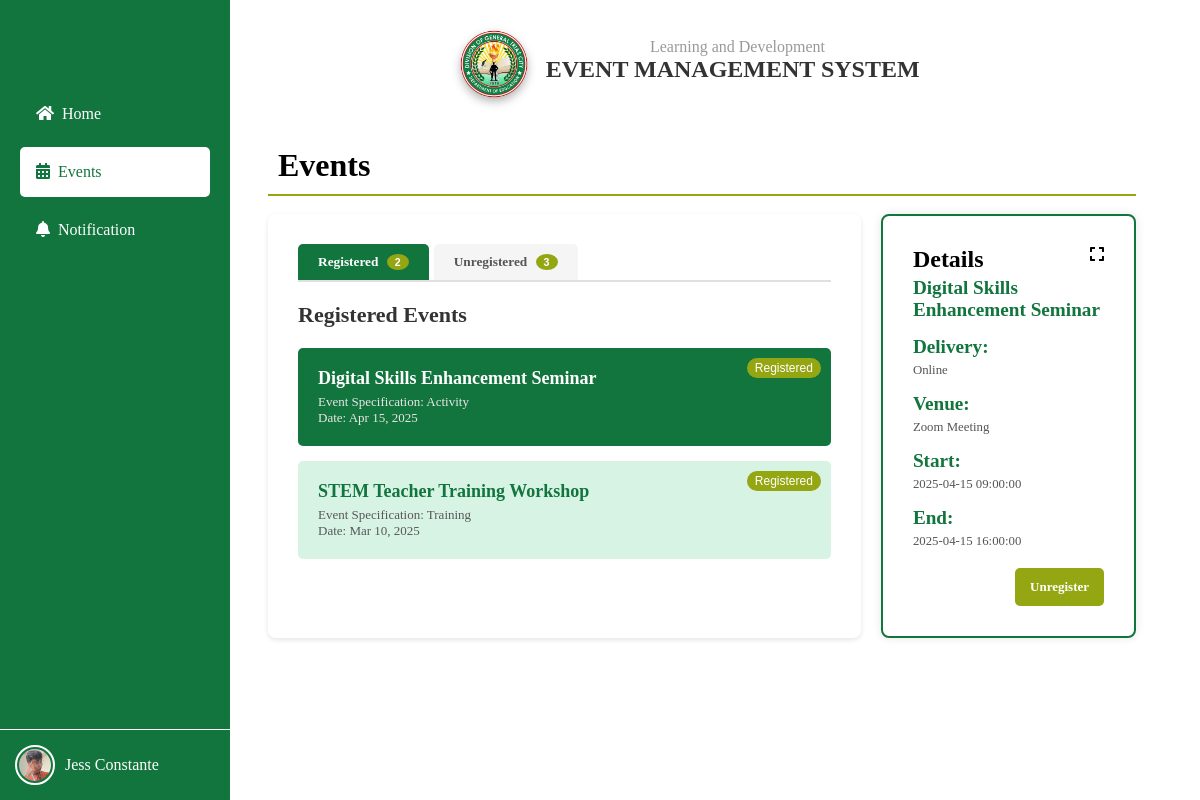
The page /try.php?event_id=2&tab=registered on the database its author committed.
### tables this page shows
CREATE TABLE `events` (
  `id` int(11) NOT NULL,
  `title` varchar(255) NOT NULL,
  `event_specification` enum('Training','Activity') NOT NULL,
  `delivery` enum('F2F','Online','Hybrid/Blended') NOT NULL,
  `venue` varchar(255) NOT NULL,
  `start_datetime` datetime NOT NULL,
  `end_datetime` datetime NOT NULL,
  `organizer_name` varchar(255) NOT NULL,
  `created_at` timestamp NOT NULL DEFAULT current_timestamp(),
  `updated_at` timestamp NOT NULL DEFAULT current_timestamp() ON UPDATE current_timestamp(),
  `archived` tinyint(1) NOT NULL DEFAULT 0
);

### try.php (the view, shortened to what this page needs)
<?php
require_once 'config.php';
$current_user_id = 8;
$selected_event_id = isset($_GET['event_id']) ? intval($_GET['event_id']) : null;
$active_tab = isset($_GET['tab']) ? $_GET['tab'] : 'unregistered';
$sql = "SELECT e.id, e.title, e.start_datetime, e.end_datetime, e.venue, e.event_specification, e.delivery, e.organizer_name,
               (SELECT COUNT(*) FROM registered_users ru WHERE ru.event_id = e.id AND ru.user_id = ?) AS is_registered
        FROM events e
        GROUP BY e.id
        ORDER BY start_datetime DESC";
$stmt = $conn->prepare($sql);
$stmt->bind_param("i", $current_user_id);
$stmt->execute();
$result = $stmt->get_result();
$registered_events = [];
$unregistered_events = [];
while ($row = $result->fetch_assoc()) {
    if ($row['is_registered'] > 0) {
        $registered_events[] = $row;
    } else {
        $unregistered_events[] = $row;
    }
}
$selected_event = null;
$is_registered = false;
if ($selected_event_id) {
    $detail_sql = "SELECT e.*,
                  (SELECT COUNT(*) FROM registered_users ru WHERE ru.event_id = e.id AND ru.user_id = ?) AS is_registered
                  FROM events e WHERE e.id = ?";
    $stmt = $conn->prepare($detail_sql);
    $stmt->bind_param("ii", $current_user_id, $selected_event_id);
    $stmt->execute();
    $detail_result = $stmt->get_result();
    if ($detail_result && $detail_result->num_rows > 0) {
        $selected_event = $detail_result->fetch_assoc();
        $is_registered = ($selected_event['is_registered'] > 0);
        $active_tab = $is_registered ? 'registered' : 'unregistered';
    }
}
?>
<!DOCTYPE html>
<html>
<head>
    <link href="https://cdnjs.cloudflare.com/ajax/libs/font-awesome/5.15.3/css/all.min.css" rel="stylesheet">
</head>
<body>
<div class="sidebar">
        <div class="sidebar-content">
            <a href="user-dashboard.php" class="menu-item">
                <span class="menu-icon"><i class="fas fa-home mr-3"></i></span>
                <span class="menu-text">Home</span>
            </a>
            <a href="user-events.php" class="menu-item active">
                <span class="menu-icon"><i class="fas fa-calendar-alt mr-3"></i></span>
                <span class="menu-text">Events</span>
            </a>
            <a href="user-notif.php" class="menu-item">
                <span class="menu-icon"><i class="fas fa-bell mr-3"></i></span>
                <span class="menu-text">Notification</span>
            </a>
        </div>
        <div class="user-profile">
            <div class="user-avatar"><img src="styles/photos/jess.jpg"></div>
            <div class="username">Jess Constante</div>
        </div>
    </div>
    <div class="content">
        <div class="content-header">
            <img src="styles/photos/DO-LOGO.png" width="70px" height="70px">
            <p>Learning and Development</p>
            <h1>EVENT MANAGEMENT SYSTEM</h1>
        </div><br><br><br>
        <div class="content-body">
            <h1>Events</h1>
            <hr><br>
            <div class="content-area">
                <div class="events-section <?php echo $selected_event ? 'shrink' : ''; ?>">
                    <div class="tabs">
                        <button class="tab <?php echo $active_tab == 'registered' ? 'active' : ''; ?>" onclick="switchTab('registered')">
                            Registered <span class="badge"><?php echo count($registered_events); ?></span>
                        </button>
                        <button class="tab <?php echo $active_tab == 'unregistered' ? 'active' : ''; ?>" onclick="switchTab('unregistered')">
                            Unregistered <span class="badge"><?php echo count($unregistered_events); ?></span>
                        </button>
                    </div>
                    <div id="registered-tab" class="tab-content <?php echo $active_tab == 'registered' ? 'active' : ''; ?>">
                        <h2>Registered Events</h2>
                        <?php
                        if (count($registered_events) > 0) {
                            foreach ($registered_events as $row) {
                                $isSelected = ($selected_event_id == $row['id']) ? 'selected' : '';
                                echo '<div class="event ' . $isSelected . '">';
                                echo '<a class="events-btn" href="try.php?event_id=' . urlencode($row['id']) . '&tab=registered">';
                                echo '<div class="event-content">';
                                echo '<h3>' . htmlspecialchars($row["title"]) . '</h3>';
                                echo '<p>Event Specification: ' . htmlspecialchars($row["event_specification"]) . '</p>';
                                echo '<p>Date: ' . date('M d, Y', strtotime($row["start_datetime"])) . '</p>';
                                echo '</div></a>';
                                echo '<span class="registered-badge">Registered</span>';
                                echo '</div>';
                            }
                        } else {
                            echo "<p>You haven't registered for any events yet.</p>";
                        }
                        ?>
                    </div>
                </div>
                <div class="details-section" id="details-section" <?php echo $selected_event ? 'style="display: block;"' : ''; ?>>
                    <i class="fas fa-expand expand-btn" onclick="toggleExpand()"></i>
                    <h2>Details</h2>
                    <?php if ($selected_event): ?>
                    <div class="detail-item">
                        <h3 id="detail-title"><?php echo htmlspecialchars($selected_event["title"]); ?></h3>
                    </div>
                    <div class="detail-item">
                        <h3>Delivery:</h3>
                        <p id="detail-mode"><?php echo htmlspecialchars($selected_event["delivery"]); ?></p>
                    </div>
                    <div class="detail-item">
                        <h3>Venue:</h3>
                        <p id="detail-venue"><?php echo htmlspecialchars($selected_event["venue"] ?? "Not specified"); ?></p>
                    </div>
                    <div class="detail-item">
                        <h3>Start:</h3>
                        <p id="detail-start"><?php echo htmlspecialchars($selected_event["start_datetime"]); ?></p>
                    </div>
                    <div class="detail-item">
                        <h3>End:</h3>
                        <p id="detail-end"><?php echo htmlspecialchars($selected_event["end_datetime"]); ?></p>
                    </div>
                    <br>
                    <?php if (!$is_registered): ?>
                    <a class="create-btn" href="register.php?event_id=<?php echo urlencode($selected_event['id']); ?>">Register</a>
                    <?php else: ?>
                    <a class="create-btn" href="unregister.php?event_id=<?php echo urlencode($selected_event['id']); ?>" style="background-color: #95A613; border-style: none; cursor: pointer;" onclick="return confirm('Are you sure you want to unregister from this event?');">Unregister</a>
                    <?php endif; ?>
                    <?php else: ?>
                    <div class="detail-item">
                        <p>Select an event to view details</p>
                    </div>
                    <?php endif; ?>
                </div>
            </div>
        </div>
    </div>
</body>
</html>

### rows shown on the page
events: title "Digital Skills Enhancement Seminar", event_specification "Activity", start_datetime "Apr 15, 2025", delivery "Online", venue "Zoom Meeting", start_datetime "2025-04-15 09:00:00", end_datetime "2025-04-15 16:00:00"
events: title "STEM Teacher Training Workshop", event_specification "Training", start_datetime "Mar 10, 2025"

### other values the page prints
count($registered_events) "2"
count($unregistered_events) "3"
